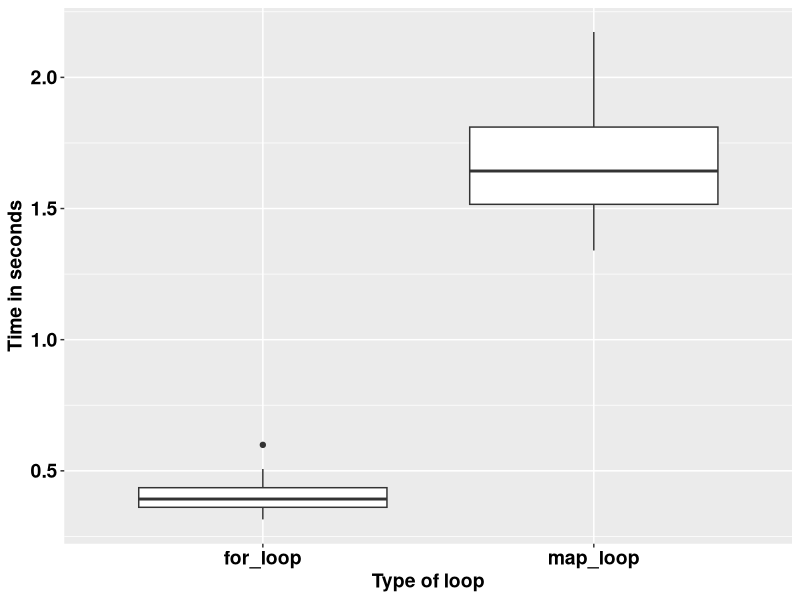

R code for this plot:
## ---- chunk 1
knitr::opts_chunk$set(echo = TRUE)
## ---- chunk 2
square <- function(a) a**2
square(3)
## ---- chunk 3
square <- function(b){ # Create the function name, called square
  b**2
}
square(3)
## ---- chunk 4
square <- function(c){ 
  product <- c**2
  return(product)
}
square(3)
## ---- chunk 5
square <- function(d){
  product <- d**2
  print(product)
}
square(5)
## ---- chunk 6
square <- function(e){
  product <- e**2
  (product)
}
square(9)
## ---- chunk 7
square <- function(f){
  product <- f**2
  show(product)
}
square(9)
## ---- chunk 8
square_root <- function(b){
  product <- b^0.5 # Square root of a number is the number raised tpower half
  return(product/2)
}
square_root(9)
## ---- chunk 9
square_root
## ---- chunk 10
square(-10:10)
## ---- chunk 11
square_root(c(-26, 1:15, 158))
## ---- chunk 12
m <- list(12, 18, 345)
square_root(m[[2]])
## ---- chunk 13
rescale <- function(x){
  m <- mean(x)
  s <- sd(x)
  (x - m) / s
}
rescale(c(-52, 58, 46, 99))
## ---- chunk 14
rescale <- function(x, only_translate){
  m <- mean(x)
  translated <- x - m
  if (only_translate) return(translated)
  s <- sd(x)
  translated / s
}

rescale(x = 1:6, only_translate = TRUE)
## ---- chunk 15
rescale <- function(x, only_translate){
  m <- mean(x)
  translated <- x - m
  if (only_translate) return(translated)
  s <- sd(x)
  translated / s
}

rescale(x = 1:4, only_translate = FALSE)
## ---- chunk 16
rescale(only_translate = TRUE, x = 1:4)
## ---- chunk 17
rescale(x = 1:4, TRUE)
rescale(TRUE, x = 1:4)
rescale(1:4, only_translate = T)
rescale(only_translate = T, 1:4)
## ---- chunk 18
rescale(1:4, o = T)
rescale(o = T, 1:4)
## ---- chunk 19
rescale <- function(x, only_translate = FALSE){
  m <- mean(x)
  translated <- x - m
  if(only_translate) return(translated)
  s <- sd(x)
  translated / s
}
## ---- chunk 20
rescale(1:4) # This runs with only_translate being taken as FALSE by default.
## ---- chunk 21
rescale <- function(x, ...){
  m <- mean(x, ...)
  s <- sd(x, ...)
  (x - m) / s
}

rescale(1:4) # 
## ---- chunk 22
x <- c(NA, 1:3)
rescale(x)
## ---- chunk 23
x <- c(NA, 1:3)
rescale(x, na.rm = TRUE)
## ---- chunk 24
some_function <- function(x) x
other_function <- function(x, ...) x
# some_function(1:4, foo = "bar") # This does not run because there was no allowance.
other_function(1:4, foo = "bar")

## ---- chunk 25
f <- function(...) list(...)
g <- function(x, y, ...) f(...)
g(x = 1, y = 2, z = 3, w = 4)
## ---- chunk 26
compare_rasters <- function(x) {
  if (sum(x > 0.5, na.rm = TRUE) > 7) {
    return(1)
  } else {
    return(0)
  }
  
}
## ---- chunk 27
library(tidyverse)
volumes <- rnorm(1000000)

for_loop <- vector()

for (k in 1:20) {
  for_loop[k] <- system.time(for (i in 1:length(volumes)) {
    2.3 * volumes[i] ^ 9
  })
}

map_loop <- vector()
for (j in 1:20) {
  map_loop[j] <- system.time(map_vec(volumes, \(x) 2.3 * x ^ 9))
}
## ---- chunk 28
data.frame(for_loop = for_loop, map_loop = map_loop) %>% 
  gather(key = "key", value = "value") %>% 
  ggplot(aes(key, value)) +
  geom_boxplot() +
  labs(x = "Type of loop",
       y = "Time in seconds") +
  theme(text = element_text(size = 14, face = "bold", colour = "black")) +
  theme(axis.text = element_text(size = 14, face = "bold", colour = "black"))
## ---- chunk 29
library(stringr)
library(lubridate)

vec <- c("Today is 7th Sept 2023")

# The task is to get the date information and make it a date object.

pattern <- "\\d{1,2}th \\[A-Za-z]+ \\d{4}"

date_object <- str_extract(vec, pattern)

date_object <- str_replace(date_object, "th", "")

date_object <- str_replace(date_object, "Sept", "9")

date_object <- dmy(date_object)

print(date_object)

